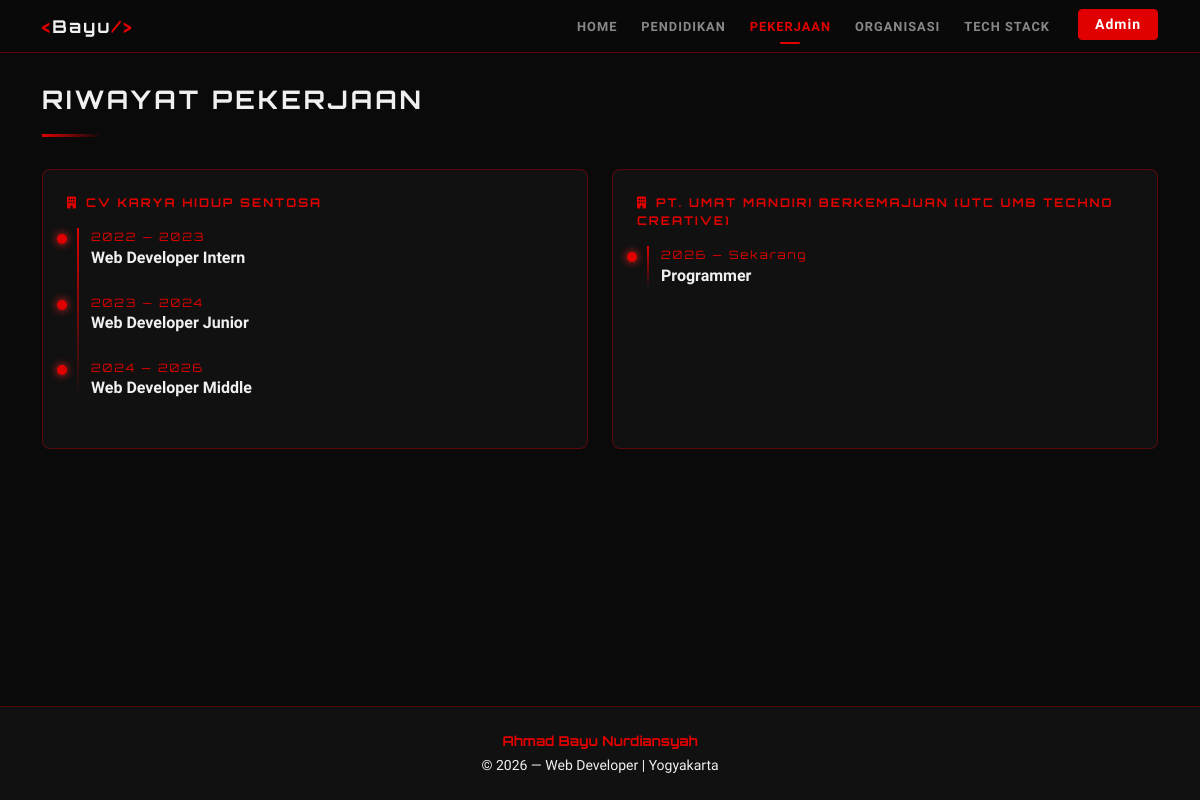
The page /pekerjaan.php on the database its author committed.
### tables this page shows
CREATE TABLE `pekerjaan` (
  `id` int NOT NULL AUTO_INCREMENT,
  `perusahaan` varchar(150) DEFAULT NULL,
  `posisi` varchar(100) DEFAULT NULL,
  `tahun_masuk` year DEFAULT NULL,
  `tahun_keluar` varchar(10) DEFAULT NULL,
  `deskripsi` text,
  PRIMARY KEY (`id`)
);

### pekerjaan.php (the view, shortened to what this page needs)
<?php require_once 'config/db.php';
 ?>
<?php
$data = mysqli_query($conn, "SELECT * FROM pekerjaan ORDER BY tahun_masuk ASC");
?>
<!DOCTYPE html>
<html lang="id">
<head>
  <link href="https://cdn.jsdelivr.net/npm/bootstrap@5.3.0/dist/css/bootstrap.min.css" rel="stylesheet">
  <link href="https://cdnjs.cloudflare.com/ajax/libs/font-awesome/6.4.0/css/all.min.css" rel="stylesheet">
  <link href="assets/css/style.css" rel="stylesheet">
</head>
<body>
<?php include 'layouts/navbar.php';
 ?>
<div class="container page-wrapper">
  <p class="section-title">Riwayat Pekerjaan</p>
  <div class="title-line"></div>
  <?php
  $companies = [];
  while($row = mysqli_fetch_assoc($data)) {
    $companies[$row['perusahaan']][] = $row;
  }
  ?>
  <div class="row g-4">
    <?php foreach($companies as $company => $jobs): ?>
    <div class="col-lg-6">
      <div class="card-dark h-100">
        <p class="label-red mb-3">
          <i class="fa fa-building me-2"></i><?= htmlspecialchars($company) ?>
        </p>
        <div class="timeline ps-3">
          <?php foreach($jobs as $job): ?>
          <div class="timeline-item">
            <div class="timeline-dot"></div>
            <p class="timeline-year mb-0" style="margin-left: 8px;">
              <?= $job['tahun_masuk'] ?> — <?= $job['tahun_keluar'] ?>
            </p>
            <p class="timeline-title mb-0" style="margin-left: 8px;"><?= htmlspecialchars($job['posisi']) ?></p>
          </div>
          <?php endforeach; ?>
        </div>
      </div>
    </div>
    <?php endforeach; ?>
  </div>
</div>
<?php include 'layouts/footer.php';
 ?>
</body>
</html>

### assets/css/style.css (style rules this page uses)
:root { --red-main: #e00000; --bg-dark: #0a0a0a; --bg-card: #111111; --text-main: #f0f0f0; --text-muted: #888; }
body { background-color: var(--bg-dark); color: var(--text-main); font-family: 'Rajdhani', sans-serif; min-height: 100vh; display: flex; flex-direction: column; }
.page-wrapper { padding-top: 80px; flex: 1; }
.section-title { font-family:'Orbitron',monospace; font-size:1.6rem; font-weight:700; letter-spacing:3px; text-transform:uppercase }
.title-line { width:60px; height:3px; background:linear-gradient(90deg,#e00000,transparent); margin-bottom:2rem }
.label-red { font-family:'Orbitron',monospace; font-size:.75rem; letter-spacing:2px; color:#e00000; font-weight:700; text-transform:uppercase }
.card-dark { background:#111; border:1px solid rgba(224,0,0,0.35); border-radius:8px; padding:1.5rem; transition:transform .3s,box-shadow .3s }

### pekerjaan.php (style rules this page uses)
.timeline { position:relative; padding-left:30px }
.timeline::before { content:''; position:absolute; left:10px; top:0; bottom:0; width:2px; background:linear-gradient(180deg,#e00000,transparent) }
.timeline-item { position:relative; margin-bottom:1.5rem }
.timeline-dot { position:absolute; left:-26px; top:6px; width:10px; height:10px; border-radius:50%; background:#e00000; box-shadow:0 0 8px #ff2222 }
.timeline-year { font-family:'Orbitron',monospace; font-size:.72rem; color:#e00000; letter-spacing:2px }
.timeline-title { font-size:1rem; font-weight:700; color:#f0f0f0 }

### rows shown on the page
pekerjaan: tahun_masuk "2022", tahun_keluar "2023", posisi "Web Developer Intern"
pekerjaan: tahun_masuk "2023", tahun_keluar "2024", posisi "Web Developer Junior"
pekerjaan: tahun_masuk "2024", tahun_keluar "2026", posisi "Web Developer Middle"
pekerjaan: tahun_masuk "2026", tahun_keluar "Sekarang", posisi "Programmer"

### other values the page prints
$company "CV KARYA HIDUP SENTOSA"
$company "PT. UMAT MANDIRI BERKEMAJUAN (UTC UMB TECHNO CREATIVE)"
